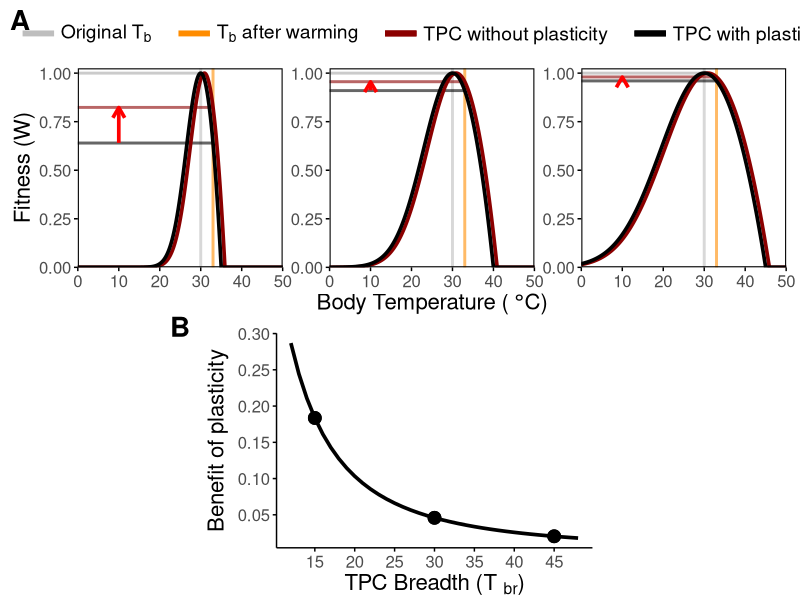
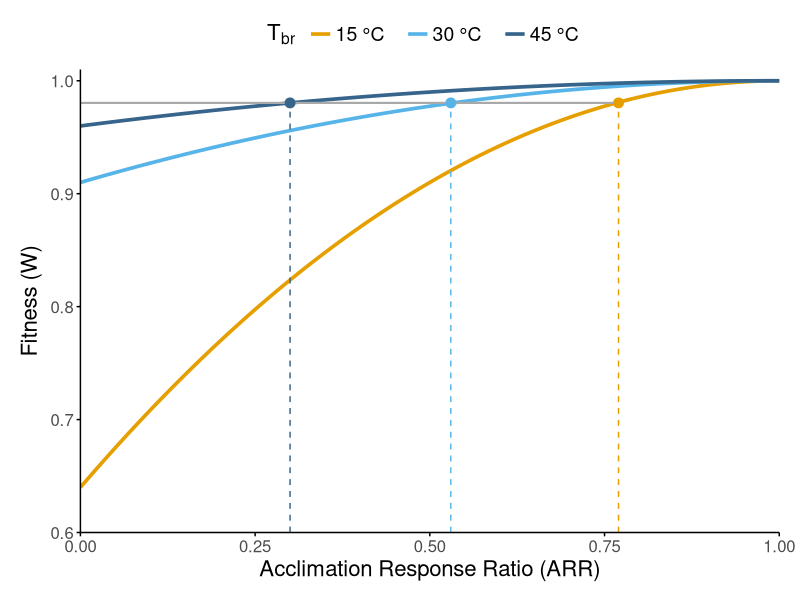
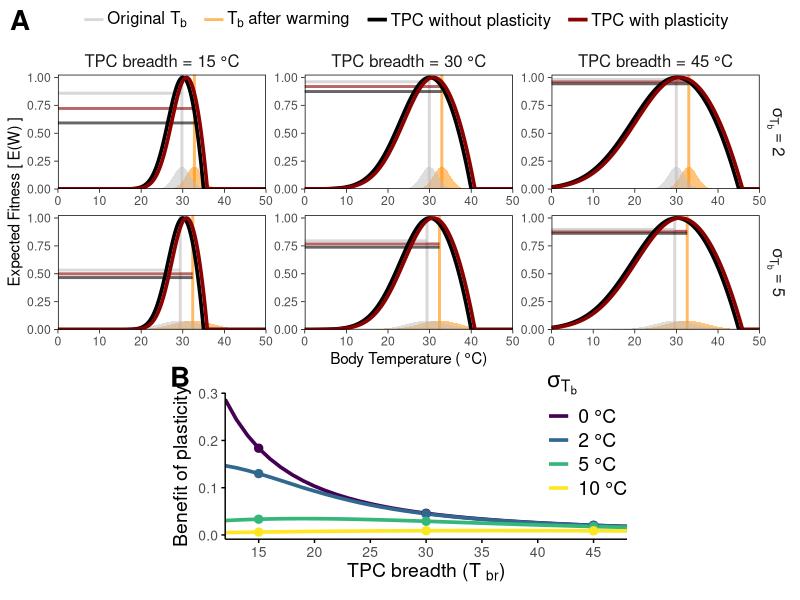
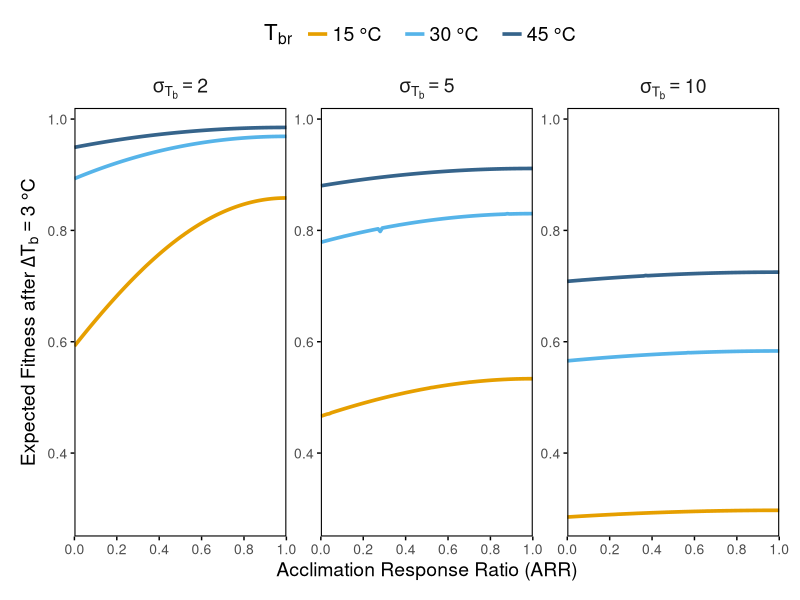
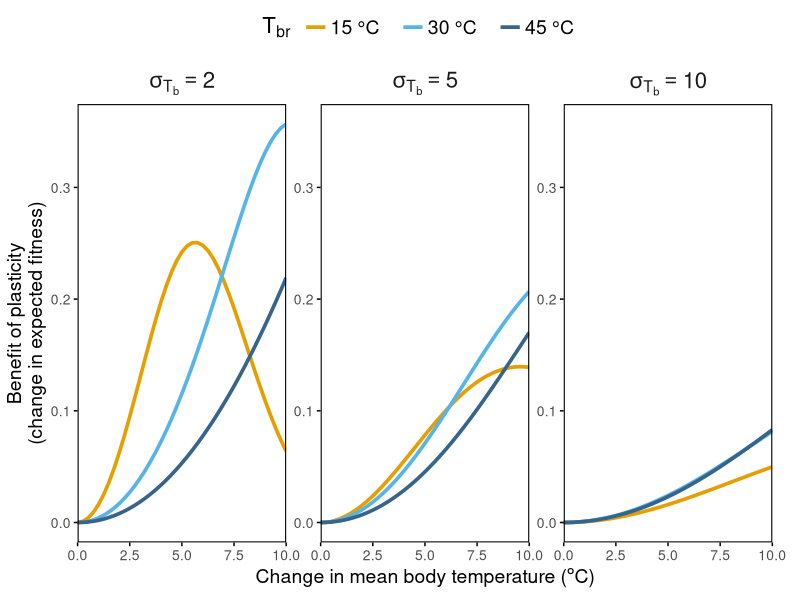
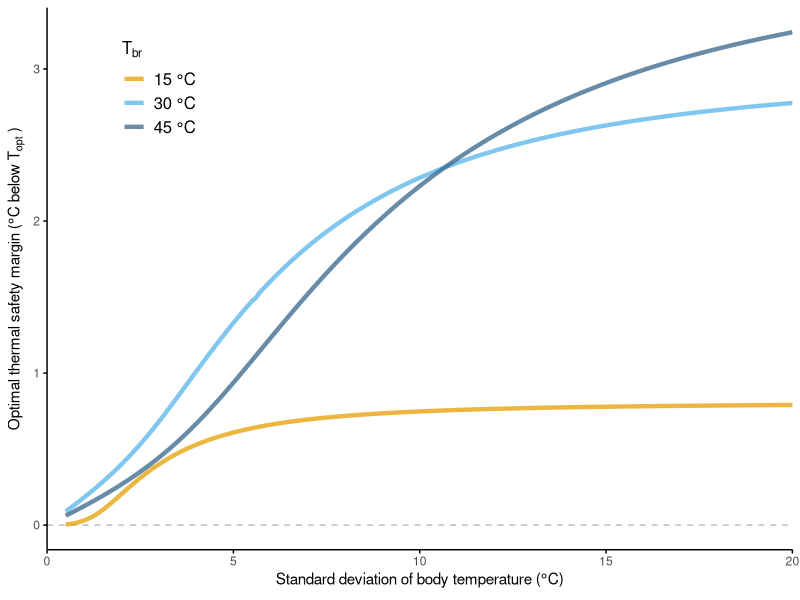

Generate these figures, in order, with R:
## ---- chunk 1

# load packages
library(tidyverse)
library(ggpubr)
library(viridis)
## ---- chunk 2
#| fig-width: 9
#| fig-height: 7
#| fig-cap: |
#|  **Figure 1**: Phenotypic plasticity can provide greater net fitness benefits for narrow than for broad thermal performance curves (TPCs). Panel A shows three organisms with TPCs that vary in their constitutive thermal breadth (T<sub>br</sub>): narrow (T<sub>br</sub> = 15 °C), left panel, intermediate (T<sub>br</sub> = 30 °C, middle panel), and wide (T<sub>br</sub> = 45 °C, right panel). The organisms have evolved to maximize fitness (W = 1) at the constant body temperature they experience, which in this case we set arbitrarily to 30 °C (T<sub>opt</sub>, gray vertical line). Following a 3 °C increase in body temperature (orange vertical line), absolute fitness declines across all organisms in the absence of plasticity (projected onto the y-axis via the gray vs. black horizontal lines), with the narrowest TPC experiencing the most severe decline in fitness. If all three organisms shift their TPC in response to warming through phenotypic plasticity by the same amount (here assuming an Acclimation Response Ratio (ARR) of 0.30), the net fitness benefit conferred by plasticity (the vertical distance between the red and black horizontal lines, indicated by the red arrows) is highest for the organism with the narrowest TPC and lowest in the organism with the widest TPC. Panel B shows how the benefit of plasticity declines exponentially with increasing TPC breadth, with the three dots indicating the three TPC breadths shown in panel A.

# define TPC function
tpc <- function(temps, topt, ctmin, ctmax) {

  # initialize performance vector and define psig
  perf <- rep(NA, length(temps))
  psig <- -((ctmin - topt) / 4)

  # calculate performance
  for (i in seq_along(temps)){
    if (temps[i] < topt) {
      perf[i] <- exp(-((temps[i] - topt) / (2 * psig))^2)
    } else {
      perf[i] <- 1 - ((temps[i] - topt) / (topt - ctmax))^2
    }
  }

  # correct for negative values and return
  ifelse(perf < 0, 0, perf)

}

# define general parameters for tpcs
temps <- seq(0, 50, by = 0.1) # temperature range
delta_temp <- 3 # change in temperature
arr <- 0.3 # acclimation response ratio (ARR) for plasticity

# define TPC parameters: breadth, ctmin, ctmax
params <- tibble(
  breadth = seq(12, 48, by = 1)
) |>
  mutate(
    ctmin = 30 - (breadth * (2 / 3)),
    ctmax = 30 + (breadth * (1 / 3))
  )

# generate TPCs with and without plasticity
tpc_df <- expand_grid(
  params, plasticity = c("TPC without plasticity", "TPC with plasticity")
) |>
  rowwise() |>
  mutate(
    topt_shift = ifelse(
      plasticity == "TPC with plasticity", arr * delta_temp, 0
    ),
    performance = list(tpc(
      temps = temps,
      topt = 30 + topt_shift,
      ctmin = ctmin + topt_shift,
      ctmax = ctmax + topt_shift
    ))
  ) |>
  unnest(performance) |>
  mutate(temp = rep(temps, n() / length(temps))) |>
  select(temp, performance, breadth, plasticity) |>
  rename(tpc_breadth = breadth)

# prepare segments data frame for plotting
segments_df <- tpc_df |>
  filter(temp == (30 + delta_temp)) |>
  mutate(
    x = 0,
    xend = 30 + delta_temp,
    y = performance,
    yend = performance
  ) |>
  select(x, xend, y, yend, tpc_breadth, plasticity)

# benefit of plasticity arrows df
benefits_df <- segments_df |>
  group_by(tpc_breadth) |>
  mutate(benefit = diff(y)) |>
  ungroup()

# plot panel A
panel_a <- ggplot(
  tpc_df |> filter(tpc_breadth %in% c(15, 30, 45)),
  aes(x = temp, y = performance, color = plasticity)
) +
  annotate(
    geom = "segment",
    x = 0, xend = 30, y = 1, yend = 1,
    color = "darkgray", alpha = 0.6, linewidth = 1
  ) +
  geom_vline(
    data = tibble(
      x = c(30, 30 + delta_temp),
      plasticity = rep(c("Original Tb", "Tb after warming"))
    ),
    aes(xintercept = x, color = plasticity),
    alpha = 0.6, key_glyph = "path", linewidth = 1
  ) +
  geom_segment(
    data = segments_df |> filter(tpc_breadth %in% c(15, 30, 45)),
    aes(x = x, xend = xend, y = y, yend = yend, color = plasticity),
    alpha = 0.6, linewidth = 1
  ) +
  geom_segment(
    data = benefits_df |>
      filter(tpc_breadth %in% c(15, 30, 45)) |>
      filter(plasticity == "TPC without plasticity"),
    aes(
      x = 10, xend = 10,
      y = y + 0.001, yend = y + benefit - 0.001
    ),
    arrow = arrow(length = unit(0.3, "cm")),
    color = "red",
    linewidth = 1.25
  ) +
  geom_line(linewidth = 1.25) +
  scale_color_manual(
    values = c(
      "TPC without plasticity" = "black",
      "TPC with plasticity" = "darkred",
      "Original Tb" = "gray",
      "Tb after warming" = "darkorange"
    ),
    labels = c(
      expression("Original T"[b]),
      expression("T"[b]*" after warming"),
      "TPC without plasticity",
      "TPC with plasticity"
    ),
    guide = guide_legend(
      override.aes = list(
        linewidth = c(2, 2, 2, 2),
        alpha = c(1, 1, 1, 1)
      )
    )
  ) +
  scale_x_continuous(expand = c(0, 0)) +
  scale_y_continuous(expand = c(0, 0), limits = c(0, 1.025)) +
  theme_minimal() +
  theme(
    legend.position = "top",
    legend.title = element_blank(),
    legend.text = element_text(size = 14, margin = margin(r = 10, l = 2)),
    legend.key.width = unit(1, "cm"),
    legend.spacing.x = unit(2, "cm"),
    axis.text = element_text(size = 12),
    axis.title = element_text(size = 16),
    strip.text = element_blank(),
    panel.grid = element_blank(),
    axis.ticks = element_line(linewidth = 0.5),
    panel.border = element_rect(fill = NA, color = "black", linewidth = 0.75),
    plot.margin = margin(l = 10, r = 10, b = 10, t = 10)
  ) +
  labs(
    x = expression("Body Temperature ( " * degree * "C)"),
    y = "Fitness (W)",
  ) +
  facet_wrap(~tpc_breadth, nrow = 1, labeller = label_both, axes = "all")

# plot panel B
panel_b <- benefits_df |>
  ggplot(aes(x = tpc_breadth, y = benefit)) +
  geom_line(linewidth = 1.25, color = "black") +
  geom_point(
    data = benefits_df |>
      filter(tpc_breadth %in% c(15, 30, 45)),
    aes(x = tpc_breadth, y = benefit),
    size = 4
  ) +
  theme_minimal() +
  theme(
    axis.text = element_text(size = 12),
    axis.title = element_text(size = 16),
    panel.grid = element_blank(),
    axis.ticks = element_line(linewidth = 0.5),
    axis.line = element_line(linewidth = 0.5),
    plot.margin = margin(l = 150, r = 150),
    plot.border = element_rect(color = NA, fill = NA)
  ) +
  scale_x_continuous(breaks = seq(15, 45, by = 5)) +
  scale_y_continuous(breaks = seq(0, 0.3, by = 0.05)) +
  labs(
    x = expression("TPC Breadth (T "[br] * ")"),
    y = expression("Benefit of plasticity")
  )

# combine panels A and B
ggarrange(
  panel_a, panel_b,
  ncol = 1, nrow = 2,
  heights = c(1.25, 1),
  labels = c("A", "B"),
  font.label = list(size = 20, face = "bold"),
  label.x = c(0, 0.2),
  label.y = c(1, 1.1)
)

## ---- chunk 3
#| fig-width: 4.5
#| fig-height: 4
#| out-width: "75%"
#| fig.cap: |
#|  **Figure 2**: Organisms with narrow thermal performance curves (TPCs) must exhibit greater plasticity to match the fitness of organisms with broad TPCs after warming. Results here are from the scenario described in Figure 1, in which taxa with different TPC breadths experience a 3 °C increase in body temperature (T<sub>b</sub>). The organisms with the narrow (15 °C) and intermediate (30 °C) TPC would need to exhibit Acclimation Response Ratios (ARRs) of 0.77 and 0.54, respectively (yellow and light blue lines) to maintain the same level of fitness as the organism with the wide TPC (45 °C) exhibiting an ARR of 0.30 (dark blue lines).

# define sequence of ARRs to test
arrs <- seq(0, 1, by = 0.01)
original_temp <- 30
delta_temp <- 3

# TPC baseline params for the three focal breadths
tpc_params <- tibble(
  tpc_breadth = c("w_15", "w_30", "w_45"),
  ctmin = c(20, 5, -5),
  ctmax = c(35, 40, 45)
)

arr_df <- expand_grid(tpc_params, arr = arrs) |>
  rowwise() |>
  mutate(
    fitness = tpc(
      temps = original_temp + delta_temp,
      topt  = original_temp + arr * delta_temp,
      ctmin = ctmin + arr * delta_temp,
      ctmax = ctmax + arr * delta_temp
    )
  ) |>
  ungroup() |>
  select(arr, tpc_breadth, fitness)

# fitness of the broad TPC at ARR = 0.3
fitness_wide <- arr_df |>
  filter(tpc_breadth == "w_45", arr == 0.3) |>
  pull(fitness)

# fint ARRs the other TPCs need to match fitness
arr_to_match_df <- arr_df |>
  group_by(tpc_breadth) |>
  mutate(
    arr_to_match_wide = arr[which.min(abs(fitness - fitness_wide))]
  ) |>
  slice(1) |>
  ungroup()

# plot figure 2
ggplot(arr_df, aes(x = arr, y = fitness, color = tpc_breadth)) +
  geom_line(linewidth = 1.25) +
  annotate(
    geom = "segment",
    x = 0,
    xend = max(arr_to_match_df$arr_to_match_wide),
    y = fitness_wide,
    yend = fitness_wide,
    color = "darkgray",
    linewidth = 0.75
  ) +
  geom_segment(
    data = arr_to_match_df,
    aes(
      x = arr_to_match_wide,
      xend = arr_to_match_wide,
      y = -Inf, yend = fitness_wide,
      color = tpc_breadth
    ),
    linetype = 2
  ) +
  geom_point(
    data = arr_to_match_df,
    aes(
      x = arr_to_match_wide,
      y = fitness_wide,
      color = tpc_breadth
    ),
    size = 3,
    show.legend = FALSE
  ) +
  scale_x_continuous(expand = c(0, 0), limits = c(0, 1)) +
  scale_y_continuous(expand = c(0, 0), limits = c(0.6, 1.01)) +
  scale_color_manual(
    values = c("#E69F00", "#56B4E9", "#36648B"),
    labels = c("15 °C", "30 °C", "45 °C"),
    name = expression("T"[br]*" ")
  ) +
  theme_minimal() +
  theme(
    axis.text = element_text(size = 12),
    axis.title = element_text(size = 16),
    legend.text = element_text(size = 14,  margin = margin(r = 10, l = 2)),
    legend.title = element_text(size = 16, face = "bold"),
    legend.position = "top",
    panel.grid = element_blank(),
    axis.ticks = element_line(linewidth = 0.5),
    axis.line = element_line(linewidth = 0.5),
    plot.margin = margin(l = 15, r = 15, t = 10, b = 10)
  ) +
  labs(
    x = expression("Acclimation Response Ratio (ARR)"),
    y = expression("Fitness (W)")
  )
## ---- chunk 4
#| fig-width: 8
#| fig-height: 8
#| fig.cap: |
#|  **Figure 3**: Examples of the effect of constitutive thermal breadth and within-season body temperature variation on the benefits of plasticity. (A) Thermal performance curve (TPC) breadth and within-season variation in the distribution of body temperatures, represented by the standard deviation ($\sigma_{T_b}$), interact to determine plasticity benefits. Note that under variable within-season body temperatures, initial fitness (gray horizontal lines) is not 1 due to Jensen’s inequality (see text). After a 3 °C increase in mean body temperature (gray vs orange vertical lines and areas), the organisms shift their TPCs with an acclimation response ratio (ARR) of 0.30. The expected fitness benefit of plasticity (difference between the red and black horizontal lines) is greatest for the narrowest TPC, but for all TPCs, it decreases when body temperatures are more variable. (B) The expected benefit of plasticity as a function of both TPC breadth and within-season body temperature variation, with $\sigma_{T_b}$ set to 0 as in Figure 1, as well as 2, 5, or 10 °C. Dots in this panel indicate TPCs with T<sub>br</sub> = 15, 30, and 45 °C, as shown in panel A. 

# define expected fitness function
exp_w <- function(topt, ctmin, ctmax, mean_tb, sd_tb) {
  if (sd_tb < 0) stop("sd_tb cannot be negative")
  if (sd_tb == 0) {
    tpc(mean_tb, topt, ctmin, ctmax)
  } else {
    integrate(
      \(t) tpc(t, topt, ctmin, ctmax) * dnorm(t, mean = mean_tb, sd = sd_tb),
      lower = -30, upper = 60
    )$value
  }
}

# define OTSM function
otsm <- function(ctmin, topt, ctmax, sd_tb) {
  if (sd_tb == 0) 0 else {
    topt - optimize(
      \(mean_tb) exp_w(ctmin = ctmin, topt = topt, ctmax = ctmax, # nolint
                       sd_tb = sd_tb, mean_tb = mean_tb),
      lower = ctmin, upper = ctmax, maximum = TRUE
    )$maximum
  }
}

# define parameters
topt <- 30
arr <- 0.3
delta_temp <- 3
tb_var <- c(0, 2, 5, 10)
tpc_widths <- seq(12, 48, by = 1)
plasticity <- c(0, 1)

# data frame of TPC parameters
tpc_params <- tibble(
  tpc_width = tpc_widths
) |>
  mutate(
    ctmin = topt - (tpc_width * (2 / 3)),
    ctmax = topt + (tpc_width * (1 / 3))
  )

# data frame of expected fitness 
exp_w_df <- expand_grid(tpc_params, plasticity = plasticity, tb_var = tb_var) |>
  arrange(tpc_width, plasticity, tb_var) |>
  rowwise() |>
  mutate(
    mean_tb = topt - otsm(
      ctmin = ctmin, topt = topt, ctmax = ctmax, sd_tb = tb_var
    ),
    plastic_shift = ifelse(plasticity == 1, arr * delta_temp, 0),
    initial_ew = exp_w(
      topt = topt,
      ctmin = ctmin,
      ctmax = ctmax,
      mean_tb = mean_tb,
      sd_tb = tb_var
    ),
    final_ew = exp_w(
      topt    = topt + plastic_shift,
      ctmin   = ctmin + plastic_shift,
      ctmax   = ctmax + plastic_shift,
      mean_tb = mean_tb + delta_temp,
      sd_tb   = tb_var
    )
  ) |>
  ungroup() |>
  select(-plastic_shift)

# data frame with TPCs of varying depths and plasticity levels
tpc_var_df <- expand_grid(
  tpc_params |> filter(tpc_width %in% c(15, 30, 45)),
  temps = temps,
  plasticity = plasticity
) |>
  arrange(tpc_width, plasticity) |>
  rowwise() |>
  mutate(
    plastic_shift = ifelse(plasticity == 1, arr * delta_temp, 0),
    performance = tpc(
      temps = temps,
      topt = topt + plastic_shift,
      ctmin = ctmin + plastic_shift,
      ctmax = ctmax + plastic_shift
    )
  ) |>
  ungroup() |>
  select(-plastic_shift)

# data frame of Tb distributions at different variability levels
tb_dist_df <- expand_grid(
  tpc_params |> filter(tpc_width %in% c(15, 30, 45)),
  temps = temps,
  tb_var = tb_var
) |>
  arrange(tb_var) |>
  rowwise() |>
  mutate(
    mean_tb = topt - otsm(
      ctmin = ctmin, topt = topt, ctmax = ctmax, sd_tb = tb_var
    ),
    probability = dnorm(temps, mean = mean_tb + delta_temp, sd = tb_var)
  ) |>
  ungroup()


# fitness change from plasticity across breadths and variability levels
fitness_change_df <- exp_w_df |>
  group_by(tpc_width, tb_var) |>
  summarize(
    fitness_change = final_ew[plasticity == 1] - final_ew[plasticity == 0],
    .groups = "drop"
  )

# plot figure 3 panel A
panel_a <- ggplot() +
  geom_vline(
    data = exp_w_df |>
      filter(tb_var %in% c(2, 5)) |>
      filter(tpc_width %in% c(15, 30, 45)) |>
      select(tpc_width, tb_var, mean_tb) |>
      mutate(
        original_tb = mean_tb,
        final_tb = mean_tb + delta_temp
      ) |>
      distinct() |>
      select(-mean_tb) |>
      pivot_longer(
        cols = c(original_tb, final_tb),
        names_to = "tb_var_type",
        values_to = "mean_tb"
      ),
    aes(xintercept = mean_tb, color = tb_var_type),
    alpha = 0.6, key_glyph = "path", linewidth = 1
  ) +
  geom_area(
    data = tb_dist_df |>
      filter(tb_var %in% c(2, 5)) |>
      filter(tpc_width %in% c(15, 30, 45)) |>
      mutate(
        final_tb = temps,
        original_tb = temps - delta_temp
      ) |>
      pivot_longer(
        cols = c(original_tb, final_tb),
        names_to = "tb_var_type",
        values_to = "tb"
      ) |>
      select(tb_var, tpc_width, tb_var_type, tb, probability),
    aes(x = tb, y = probability, fill = tb_var_type, group = tb_var_type),
    position = "identity",
    alpha = 0.5,
    show.legend = FALSE
  ) +
  geom_segment(
    data = exp_w_df |>
      filter(tb_var %in% c(2, 5)) |>
      filter(tpc_width %in% c(15, 30, 45)),
    aes(
      x = -Inf, xend = mean_tb + delta_temp,
      y = final_ew, yend = final_ew,
      color = as.factor(plasticity)
    ),
    alpha = 0.6, linewidth = 1
  ) +
  geom_segment(
    data = exp_w_df |>
      filter(tb_var %in% c(2, 5)) |>
      filter(tpc_width %in% c(15, 30, 45)) |>
      filter(plasticity == 0),
    aes(
      x = -Inf, xend = mean_tb,
      y = initial_ew, yend = initial_ew
    ),
    alpha = 0.6, color = "gray", linewidth = 1
  ) +
  geom_line(
    data = tpc_var_df,
    aes(
      x = temps, y = performance,
      color = as.factor(plasticity), group = plasticity
    ),
    linewidth = 1.25
  ) +
  scale_y_continuous(expand = c(0, 0), limits = c(0, 1.025)) +
  scale_x_continuous(expand = c(0, 0), limits = c(0, 50)) +
  labs(
    x = expression("Body Temperature ( " * degree * "C)"),
    y = "Expected Fitness [ E(W) ]"
  ) +
  facet_grid(
    tb_var ~ tpc_width, axes = "all",
    labeller = labeller(
      tb_var = as_labeller(c(
        "2" = "sigma[T[b]] == 2",
        "5" = "sigma[T[b]] == 5"
      ), label_parsed),
      tpc_width = c(
        "15" = "TPC breadth = 15 °C",
        "30" = "TPC breadth = 30 °C",
        "45" = "TPC breadth = 45 °C"
      )
    )
  ) +
  scale_color_manual(
    values = c(
      "0"           = "black",
      "1"           = "darkred",
      "original_tb" = "gray",
      "final_tb"    = "darkorange"
    ),
    breaks = c("original_tb", "final_tb", "0", "1"),
    labels = expression(
      "Original T"[b],
      "T"[b] * " after warming",
      "TPC without plasticity",
      "TPC with plasticity"
    ),
    name = NULL
  ) +
  scale_fill_manual(
    values = c(
      "original_tb" = "gray",
      "final_tb"    = "darkorange"
    )
  ) +
  theme_minimal() +
  theme(
    strip.text = element_text(size = 12),
    strip.background = element_blank(),
    legend.position = "top",
    legend.title = element_blank(),
    legend.text = element_text(size = 12, margin = margin(r = 6, l = 1)),
    legend.margin = margin(l = 0.01, r = 0.01),
    legend.spacing.x = unit(0.1, "cm"),
    panel.border = element_rect(fill = NA, color = "black", linewidth = 0.5),
    axis.ticks = element_line(linewidth = 0.25),
    panel.grid = element_blank()
  ) +
  coord_cartesian(xlim = c(0, 50))

# plot panel b
panel_b <- fitness_change_df |>
  ggplot(aes(x = tpc_width, y = fitness_change, color = as.factor(tb_var))) +
  geom_line(linewidth = 1.25) +
  geom_point(
    data = fitness_change_df |>
      filter(tpc_width %in% c(15, 30, 45)),
    aes(x = tpc_width, y = fitness_change, color = as.factor(tb_var)),
    size = 2.5,
    show.legend = FALSE
  ) +
  scale_color_manual(
    values = scales::viridis_pal(option = "D")(length(unique(fitness_change_df$tb_var))), # nolint
    name = expression(sigma[T[b]]),
    labels = c("0 °C", "2 °C", "5 °C", "10 °C")
  ) +
  scale_x_continuous(breaks = seq(15, 45, by = 5), expand = c(0, 0)) +
  theme_minimal() +
  theme(
    axis.text = element_text(size = 10),
    axis.title = element_text(size = 14),
    legend.text = element_text(size = 14),
    legend.title = element_text(size = 16, face = "bold"),
    legend.position = c(0.9, 0.7),
    legend.background = element_blank(),
    panel.grid = element_blank(),
    axis.ticks = element_line(linewidth = 0.5),
    axis.line = element_line(linewidth = 0.5),
    plot.margin = margin(l = 125, r = 125, t = 10, b = 10),
  ) +
  labs(
    x = expression("TPC breadth (T "[br] * ")"),
    y = expression("Benefit of plasticity")
  )

# combine panel a and b
ggarrange(
  panel_a, panel_b,
  ncol = 1, nrow = 2,
  heights = c(3, 1.75),
  labels = c("A", "B"),
  font.label = list(size = 20, face = "bold"),
  label.x = c(0, 0.2),
  label.y = c(1, 1.1)
)

## ---- chunk 5
#| fig-width: 7
#| fig-height: 4.5
#| fig.cap: |
#|  **Figure 4**: Effects of constitutively expressed thermal performance (TPC) breadth (T<sub>br</sub>) and within-season temperature variation (body temperature standard deviation, $\sigma_{T_b}$) on the benefits of thermal plasticity across a range of plasticity levels (Acclimation Response Ratios, ARR). Results are based on a mean body temperature increase of 3 °C. Relatively stable within-season body temperatures ($\sigma_{T_b}$ = 2 °C, left panel) lead to greater benefits of plasticity than more variable within-season body temperatures ($\sigma_{T_b}$ = 5 or 10 °C, center and right panel, respectively) regardless of TPC breadth. In addition, when within-season body temperatures are more stable,  the benefit of evolving greater plasticity (i.e., higher ARR) is larger, and especially for narrow TPCs (compare steepness of the colored lines between $\sigma_{T_b}$ values and T<sub>br</sub>). 

# define parameters
arrs <- seq(0, 1, by = 0.01)
original_temp <- 30
delta_temp <- 3
tb_vars <- c(2, 5, 10)

# TPC baseline params for the three focal breadths
tpc_params <- tibble(
  tpc_breadth = c("w_15", "w_30", "w_45"),
  ctmin = c(20, 5, -5),
  ctmax = c(35, 40, 45)
)

# calculate OTSMs and fitness for each combination
arr_df <- expand_grid(tpc_params, arr = arrs, tb_var = tb_vars) |>
  rowwise() |>
  mutate(
    original_mean_tb = original_temp - otsm(
      ctmin = ctmin, topt = original_temp, ctmax = ctmax, sd_tb = tb_var
    )
  ) |>
  mutate(
    fitness = exp_w(
      topt = original_temp + arr * delta_temp,
      ctmin = ctmin + arr * delta_temp,
      ctmax = ctmax + arr * delta_temp,
      mean_tb = original_mean_tb + delta_temp,
      sd_tb = tb_var
    )
  )

arr_df |>
  ggplot(aes(x = arr, y = fitness, color = as.factor(tpc_breadth))) +
  geom_line(linewidth = 1.25) +
  facet_wrap(~tb_var, labeller = labeller(tb_var = as_labeller(c(
    "2" = "sigma[T[b]] == 2",
    "5" = "sigma[T[b]] == 5",
    "10" = "sigma[T[b]] == 10"
  ), label_parsed)),
  axes = "all") +
  scale_color_manual(
    values = c("#E69F00", "#56B4E9", "#36648B"),
    labels = c("15 °C", "30 °C", "45 °C"),
    name = expression("T"[br] *" ")
  ) +
  scale_x_continuous(
    expand = c(0, 0),
    breaks = seq(0, 1, 0.2)
  ) +
  theme_minimal() +
  theme(
    axis.text = element_text(size = 10),
    axis.title = element_text(size = 14),
    legend.text = element_text(size = 14,  margin = margin(r = 10, l = 2)),
    legend.title = element_text(size = 16, face = "bold"),
    legend.position = "top",
    panel.grid = element_blank(),
    axis.ticks = element_line(linewidth = 0.5),
    panel.border = element_rect(fill = NA, color = "black", linewidth = 0.75),
    plot.margin = margin(l = 15, r = 15, t = 10, b = 10),
    strip.text = element_text(size = 14),
  ) +
  labs(
    x = expression("Acclimation Response Ratio (ARR)"),
    y = expression("Expected Fitness after " * Delta * T[b] == 3~"°C")
  )

## ---- chunk 6
#| fig-width: 7
#| fig-height: 4.5
#| fig-cap: |
#|  **Figure 5**: The net fitness benefit of plasticity depends on a three-way interaction between constitutively expressed thermal performance curve (TPC) breadth (T<sub>br</sub>), the magnitude of temporal (i.e., seasonal) body temperature change, and within-season body temperature variation ($\sigma_{T_b}$).

tpc_params <- tibble(
  tpc_breadth = c("w_15", "w_30", "w_45"),
  ctmin = c(20, 5, -5),
  ctmax = c(35, 40, 45)
)
arr <- 0.3
delta_temps <- seq(0, 10, by = 0.25)
sd_tb <- c(2, 5, 10)
topt <- 30

# calculate fitness benefit combinations
combinations <- expand_grid(
  tpc_params, delta_temp = delta_temps, sd_tb = sd_tb 
) |>
  rowwise() |>
  mutate(
    mean_tb = topt - otsm(
      ctmin = ctmin, topt = topt, ctmax = ctmax, sd_tb = sd_tb
    ),
    fitness_no_plasticity = exp_w(
      ctmin = ctmin,
      topt = topt,
      ctmax = ctmax,
      sd_tb = sd_tb,
      mean_tb = mean_tb + delta_temp
    ),
    fitness_with_plasticity = exp_w(
      ctmin = ctmin + arr * delta_temp,
      topt = topt + arr * delta_temp,
      ctmax = ctmax + arr * delta_temp,
      sd_tb = sd_tb, 
      mean_tb = mean_tb + delta_temp
    ),
    benefit = fitness_with_plasticity - fitness_no_plasticity
  )

ggplot(
  data = combinations,
  aes(
    x = delta_temp,
    y = benefit,
    color = as.factor(tpc_breadth))
  ) +
  geom_line(linewidth = 1.25) +
  scale_color_manual(
    values = c("#E69F00", "#56B4E9", "#36648B"),
    labels = c("15 °C", "30 °C", "45 °C"),
    name = expression("T"[br] *" ")
  ) +
  scale_x_continuous(
    expand = c(0, 0), limits = c(0, 10)
  ) +
  theme_minimal() +
  theme(
    legend.position = "top",
    panel.border = element_rect(fill = NA, color = "black", linewidth = 0.75),
    axis.ticks = element_line(linewidth = 0.5),
    panel.grid = element_blank(),
    strip.text = element_text(size = 16, face = "bold"),
    legend.title = element_text(size = 16, face = "bold"),
    legend.text = element_text(size = 14, margin = margin(r = 10, l = 2)),
    axis.title = element_text(size = 14),
    axis.text = element_text(size = 10),
    plot.margin = margin(l = 5, r = 20, t = 5, b = 5)
  ) +
  labs(
    x = expression("Change in mean body temperature (" * degree * "C)"),
    y = "Benefit of plasticity\n(change in expected fitness)",
    color = expression("TPC breadth (" * degree * "C)")
  ) +
  facet_grid(~sd_tb, labeller = labeller(sd_tb = as_labeller(c(
    "2" = "sigma[T[b]] == 2",
    "5" = "sigma[T[b]] == 5",
    "10" = "sigma[T[b]] == 10"
  ), label_parsed)),
  axes = "all")
## ---- chunk 7
#| code-fold: false
#| filename: "Implementation of the TPC function in R"

tpc <- function(temps, topt, ctmin, ctmax) {

  # initialize performance vector and define psig
  perf <- rep(NA, length(temps))
  psig <- -((ctmin - topt) / 4)

  # calculate performance
  for (i in seq_along(temps)){
    if (temps[i] < topt) {
      perf[i] <- exp(-((temps[i] - topt) / (2 * psig))^2)
    } else {
      perf[i] <- 1 - ((temps[i] - topt) / (topt - ctmax))^2
    }
  }

  # correct for negative values and return
  ifelse(perf < 0, 0, perf)

}
## ---- chunk 8
#| code-fold: false
#| filename: "Implementation of the expected fitness function in R"

exp_w <- function(topt, ctmin, ctmax, mean_tb, sd_tb) {
  if (sd_tb < 0) stop("sd_tb cannot be negative")
  if (sd_tb == 0) {
    tpc(mean_tb, topt, ctmin, ctmax)
  } else {
    integrate(
      \(t) tpc(t, topt, ctmin, ctmax) * dnorm(t, mean = mean_tb, sd = sd_tb),
      lower = -30, upper = 60
    )$value
  }
}
## ---- chunk 9
#| code-fold: false
#| filename: "Function to estimate OTSMs in R"

otsm <- function(ctmin, topt, ctmax, sd_tb) {
  if (sd_tb == 0) 0 else {
    topt - optimize(
      \(mean_tb) exp_w(ctmin = ctmin, topt = topt, ctmax = ctmax,
                       sd_tb = sd_tb, mean_tb = mean_tb),
      lower = ctmin, upper = ctmax, maximum = TRUE
    )$maximum
  }
}
## ---- chunk 10
#| fig-width: 3.5
#| fig-height: 3.6
#| out-width: "75%"
#| fig.cap: |
#|  **Supplementary Figure 1**: Optimal thermal safety margin (OTSM, expressed as $\degree$C below a TPC’s T<sub>opt</sub>) of TPCs with varying constitutive thermal performance breadths (colored lines) as a function of the standard deviation of the body temperature distribution they experience. Note that, in all cases, OTSM increases with increasing variability in body temperature, but only up to a point where it plateaus. The value at which this stabilization occurs is greater for wider than narrower TPCs (B), and in all cases this stabilization occurs at body temperatures that are well above a TPC’s CT<sub>min</sub>.

tpc_params <- tibble(
  tpc_breadth = c("w_15", "w_30", "w_45"),
  ctmin = c(20, 5, -5),
  ctmax = c(35, 40, 45)
)

otsm_grid <- expand_grid(
  tpc_params, sd_tb = seq(0.5, 20, by = 0.1)
) |>
  rowwise() |>
  mutate(
    otsm = otsm(ctmin = ctmin, topt = 30, ctmax = ctmax, sd_tb = sd_tb)
  )

otsm_grid |>
  ggplot(aes(x = sd_tb, y = otsm, color = as.factor(tpc_breadth))) +
  geom_hline(yintercept = 0, linetype = "dashed", color = "gray") +
  geom_path(aes(group = tpc_breadth), linewidth = 1.5, alpha = 0.75) +
  scale_color_manual(
    values = c("#E69F00", "#56B4E9", "#36648B"),
    labels = c("15 °C", "30 °C", "45 °C"),
    name = expression(T[br] *" ")
  ) +
  scale_x_continuous(
    expand = c(0, 0), limits = c(0, 20)
  ) +
  theme_minimal() +
  theme(
    legend.position = c(0.15, 0.85),
    axis.line = element_line(linewidth = 0.5),
    axis.ticks = element_line(linewidth = 0.5),
    panel.grid = element_blank(),
    strip.text = element_text(size = 14, face = "bold"),
    legend.title = element_text(size = 12, face = "bold", hjust = 0),
    legend.text = element_text(size = 12, hjust = 0)
  ) +
  labs(
    x = expression("Standard deviation of body temperature (" * degree * "C)"),
    y = expression("Optimal thermal safety margin (" * degree * "C below T"[opt]*" )"), # nolint
    color = expression(T[br])
  )
